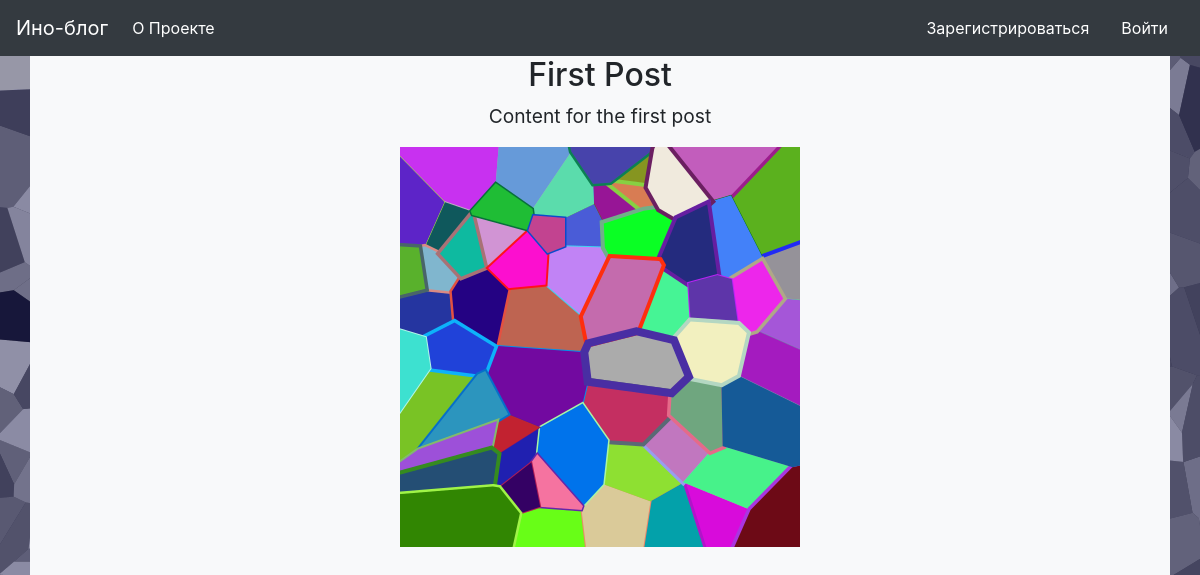
The page /1 on the database its author committed.
### project.py (models this page shows, shortened)
class Post(db.Model):
    id = db.Column(db.Integer, primary_key=True)
    title = db.Column(db.String(140))
    content = db.Column(db.String(540))
    image = db.Column(db.String(40))
    stamp = db.Column(db.DateTime, index=True, default=datetime.now(timezone.utc))
    username = db.Column(db.String(140))

### project.py (the view)
@app.route('/<int:post_id>')
def post(post_id):
    post_content = get_post(post_id)
    return render_template('post.html', post=post_content)

### project.py (called while the page is built)
def get_db_connection():
    conn = sqlite3.connect('database.db')
    conn.row_factory = sqlite3.Row
    return conn

def get_post(post_id):
    conn = get_db_connection()
    post_content = conn.execute('SELECT * FROM post WHERE id = ?', (post_id,)).fetchone()
    conn.close()
    if post_content is None:
        abort(404)
    return post_content

### templates/post.html (shortened to what this page needs)
{% extends 'base.html' %}
{% block content %}
<h2 align="center">{% block title %} {{ post['title'] }} {% endblock %}</h2>
<p align="center"><big>{{ post['content'] }}</big></p>
<div align="center">
<tr >
    <td><img src="{{ url_for('static', filename=post['image']) }}" width="400" height="400" align="center"></td>
</tr>
<br> <br> <br> <br> <br> <br> <br> <br> <br> <br> <br> <br> <br> <br> <br> <br> <br> <br> <br>
<br> <br> <br> <br> <br> <br> <br> <br> <br> <br> <br> <br> <br> <br> <br> <br> <br> <br> <br>
    {% endblock %}

### rows shown on the page
Post: title "First Post", content "Content for the first post", image (picture)
